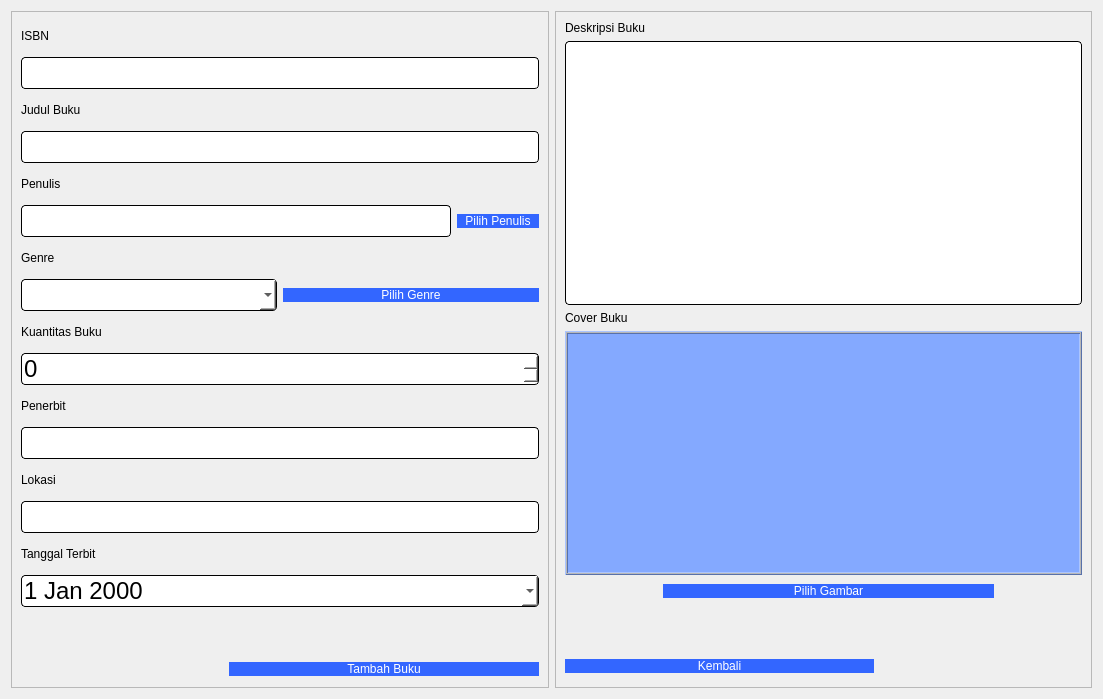
<?xml version="1.0" encoding="UTF-8"?>
<ui version="4.0">
 <class>addBook</class>
 <widget class="QDialog" name="addBook">
  <property name="geometry">
   <rect>
    <x>0</x>
    <y>0</y>
    <width>1103</width>
    <height>699</height>
   </rect>
  </property>
  <property name="windowTitle">
   <string>Dialog</string>
  </property>
  <layout class="QHBoxLayout" name="horizontalLayout_5">
   <item>
    <widget class="QFrame" name="frame">
     <property name="frameShape">
      <enum>QFrame::StyledPanel</enum>
     </property>
     <property name="frameShadow">
      <enum>QFrame::Raised</enum>
     </property>
     <layout class="QVBoxLayout" name="verticalLayout_3">
      <item>
       <widget class="QLabel" name="label">
        <property name="styleSheet">
         <string notr="true">font: 10pt &quot;Comic Sans MS&quot;;
color: rgb(0, 0, 0);</string>
        </property>
        <property name="text">
         <string>ISBN</string>
        </property>
       </widget>
      </item>
      <item>
       <widget class="QLineEdit" name="ISBN">
        <property name="styleSheet">
         <string notr="true">QLineEdit{
	background-color: rgb(255, 255, 255);
	 border: 1px  solid;
     border-radius: 4px;
	font: 24px
}</string>
        </property>
       </widget>
      </item>
      <item>
       <widget class="QLabel" name="label_2">
        <property name="styleSheet">
         <string notr="true">font: 10pt &quot;Comic Sans MS&quot;;
color: rgb(0, 0, 0);</string>
        </property>
        <property name="text">
         <string>Judul Buku</string>
        </property>
       </widget>
      </item>
      <item>
       <widget class="QLineEdit" name="Name">
        <property name="enabled">
         <bool>true</bool>
        </property>
        <property name="styleSheet">
         <string notr="true">QLineEdit{
	background-color: rgb(255, 255, 255);
	 border: 1px  solid;
     border-radius: 4px;
	font: 24px
}</string>
        </property>
       </widget>
      </item>
      <item>
       <widget class="QLabel" name="label_3">
        <property name="styleSheet">
         <string notr="true">font: 10pt &quot;Comic Sans MS&quot;;
color: rgb(0, 0, 0);</string>
        </property>
        <property name="text">
         <string>Penulis</string>
        </property>
       </widget>
      </item>
      <item>
       <layout class="QHBoxLayout" name="horizontalLayout_3">
        <item>
         <widget class="QLineEdit" name="author">
          <property name="enabled">
           <bool>false</bool>
          </property>
          <property name="styleSheet">
           <string notr="true">QLineEdit{
	background-color: rgb(255, 255, 255);
	 border: 1px  solid;
     border-radius: 4px;
	font: 24px
}</string>
          </property>
         </widget>
        </item>
        <item>
         <widget class="QPushButton" name="chooseAuthBtn">
          <property name="styleSheet">
           <string notr="true">QPushButton{
color: rgb(255, 255, 255);
font: 10pt &quot;Comic Sans MS&quot;;
border-radius:8px;
padding : 0 8px;
background: #3366FF;
border -radius:10px;
}
QPushButton:hover:!pressed

{
background:#4f85e2;
}
QToolButton
{

border-radius:10px;
bacground:red;
color:red;
}

QPushButton:pressed
{
              font-size: 19px;
              transition: 0.9s; 
}</string>
          </property>
          <property name="text">
           <string>Pilih Penulis</string>
          </property>
         </widget>
        </item>
       </layout>
      </item>
      <item>
       <widget class="QLabel" name="label_4">
        <property name="styleSheet">
         <string notr="true">font: 10pt &quot;Comic Sans MS&quot;;
color: rgb(0, 0, 0);</string>
        </property>
        <property name="text">
         <string>Genre</string>
        </property>
       </widget>
      </item>
      <item>
       <layout class="QHBoxLayout" name="horizontalLayout_4">
        <item>
         <widget class="QComboBox" name="Genre">
          <property name="enabled">
           <bool>true</bool>
          </property>
          <property name="styleSheet">
           <string notr="true">QComboBox{
	background-color: rgb(255, 255, 255);
	 border: 1px  solid;
     border-radius: 4px;
	font: 24px
}</string>
          </property>
         </widget>
        </item>
        <item>
         <widget class="QPushButton" name="chooseGenreBtn">
          <property name="styleSheet">
           <string notr="true">QPushButton{
color: rgb(255, 255, 255);
font: 10pt &quot;Comic Sans MS&quot;;
border-radius:8px;
padding : 0 8px;
background: #3366FF;
border -radius:10px;
}
QPushButton:hover:!pressed

{
background:#4f85e2;
}
QToolButton
{

border-radius:10px;
bacground:red;
color:red;
}

QPushButton:pressed
{
              font-size: 19px;
              transition: 0.9s; 
}</string>
          </property>
          <property name="text">
           <string>Pilih Genre</string>
          </property>
         </widget>
        </item>
       </layout>
      </item>
      <item>
       <widget class="QLabel" name="label_5">
        <property name="styleSheet">
         <string notr="true">font: 10pt &quot;Comic Sans MS&quot;;
color: rgb(0, 0, 0);</string>
        </property>
        <property name="text">
         <string>Kuantitas Buku</string>
        </property>
       </widget>
      </item>
      <item>
       <widget class="QSpinBox" name="quantity">
        <property name="styleSheet">
         <string notr="true">QSpinBox{
	background-color: rgb(255, 255, 255);
	 border: 1px  solid;
     border-radius: 4px;
	font: 24px
}</string>
        </property>
       </widget>
      </item>
      <item>
       <widget class="QLabel" name="label_6">
        <property name="styleSheet">
         <string notr="true">font: 10pt &quot;Comic Sans MS&quot;;
color: rgb(0, 0, 0);</string>
        </property>
        <property name="text">
         <string>Penerbit</string>
        </property>
       </widget>
      </item>
      <item>
       <widget class="QLineEdit" name="publisher">
        <property name="styleSheet">
         <string notr="true">QLineEdit{
	background-color: rgb(255, 255, 255);
	 border: 1px  solid;
     border-radius: 4px;
	font: 24px
}</string>
        </property>
       </widget>
      </item>
      <item>
       <widget class="QLabel" name="label_7">
        <property name="styleSheet">
         <string notr="true">font: 10pt &quot;Comic Sans MS&quot;;
color: rgb(0, 0, 0);</string>
        </property>
        <property name="text">
         <string>Lokasi</string>
        </property>
       </widget>
      </item>
      <item>
       <widget class="QLineEdit" name="location">
        <property name="styleSheet">
         <string notr="true">QLineEdit{
	background-color: rgb(255, 255, 255);
	 border: 1px  solid;
     border-radius: 4px;
	font: 24px
}</string>
        </property>
       </widget>
      </item>
      <item>
       <widget class="QLabel" name="label_8">
        <property name="styleSheet">
         <string notr="true">font: 10pt &quot;Comic Sans MS&quot;;
color: rgb(0, 0, 0);</string>
        </property>
        <property name="text">
         <string>Tanggal Terbit</string>
        </property>
       </widget>
      </item>
      <item>
       <widget class="QDateEdit" name="date">
        <property name="styleSheet">
         <string notr="true">QDateEdit{
	background-color: rgb(255, 255, 255);
	 border: 1px  solid;
     border-radius: 4px;
	font: 24px
}</string>
        </property>
        <property name="calendarPopup">
         <bool>true</bool>
        </property>
       </widget>
      </item>
      <item>
       <spacer name="verticalSpacer_2">
        <property name="orientation">
         <enum>Qt::Vertical</enum>
        </property>
        <property name="sizeType">
         <enum>QSizePolicy::Fixed</enum>
        </property>
        <property name="sizeHint" stdset="0">
         <size>
          <width>20</width>
          <height>48</height>
         </size>
        </property>
       </spacer>
      </item>
      <item>
       <layout class="QHBoxLayout" name="horizontalLayout">
        <item>
         <spacer name="horizontalSpacer">
          <property name="orientation">
           <enum>Qt::Horizontal</enum>
          </property>
          <property name="sizeType">
           <enum>QSizePolicy::Fixed</enum>
          </property>
          <property name="sizeHint" stdset="0">
           <size>
            <width>208</width>
            <height>17</height>
           </size>
          </property>
         </spacer>
        </item>
        <item>
         <widget class="QPushButton" name="addBookBtn">
          <property name="styleSheet">
           <string notr="true">QPushButton{
color: rgb(255, 255, 255);
font: 10pt &quot;Comic Sans MS&quot;;
border-radius:8px;
padding : 0 8px;
background: #3366FF;
border -radius:10px;
}
QPushButton:hover:!pressed

{
background:#4f85e2;
}
QToolButton
{

border-radius:10px;
bacground:red;
color:red;
}

QPushButton:pressed
{
              font-size: 19px;
              transition: 0.9s; 
}</string>
          </property>
          <property name="text">
           <string>Tambah Buku</string>
          </property>
         </widget>
        </item>
       </layout>
      </item>
     </layout>
    </widget>
   </item>
   <item>
    <widget class="QFrame" name="frame_2">
     <property name="frameShape">
      <enum>QFrame::StyledPanel</enum>
     </property>
     <property name="frameShadow">
      <enum>QFrame::Raised</enum>
     </property>
     <layout class="QVBoxLayout" name="verticalLayout_2">
      <item>
       <widget class="QLabel" name="label_9">
        <property name="styleSheet">
         <string notr="true">font: 10pt &quot;Comic Sans MS&quot;;
color: rgb(0, 0, 0);</string>
        </property>
        <property name="text">
         <string>Deskripsi Buku</string>
        </property>
       </widget>
      </item>
      <item>
       <widget class="QTextEdit" name="description">
        <property name="styleSheet">
         <string notr="true">QTextEdit{
	background-color: rgb(255, 255, 255);
	 border: 1px  solid;
     border-radius: 4px;
	font: 24px
}</string>
        </property>
       </widget>
      </item>
      <item>
       <layout class="QVBoxLayout" name="verticalLayout">
        <item>
         <widget class="QLabel" name="label_11">
          <property name="styleSheet">
           <string notr="true">font: 10pt &quot;Comic Sans MS&quot;;
color: rgb(0, 0, 0);</string>
          </property>
          <property name="text">
           <string>Cover Buku</string>
          </property>
         </widget>
        </item>
        <item>
         <widget class="QLabel" name="coverLabel">
          <property name="sizePolicy">
           <sizepolicy hsizetype="Expanding" vsizetype="Expanding">
            <horstretch>0</horstretch>
            <verstretch>0</verstretch>
           </sizepolicy>
          </property>
          <property name="focusPolicy">
           <enum>Qt::StrongFocus</enum>
          </property>
          <property name="styleSheet">
           <string notr="true">background-color: #84A9FF;
border-color: rgb(0, 0, 0);</string>
          </property>
          <property name="frameShape">
           <enum>QFrame::Box</enum>
          </property>
          <property name="frameShadow">
           <enum>QFrame::Raised</enum>
          </property>
          <property name="midLineWidth">
           <number>1</number>
          </property>
          <property name="text">
           <string/>
          </property>
         </widget>
        </item>
       </layout>
      </item>
      <item>
       <layout class="QHBoxLayout" name="horizontalLayout_6">
        <item>
         <spacer name="horizontalSpacer_3">
          <property name="orientation">
           <enum>Qt::Horizontal</enum>
          </property>
          <property name="sizeType">
           <enum>QSizePolicy::Fixed</enum>
          </property>
          <property name="sizeHint" stdset="0">
           <size>
            <width>98</width>
            <height>20</height>
           </size>
          </property>
         </spacer>
        </item>
        <item>
         <widget class="QPushButton" name="selectImgBtn">
          <property name="styleSheet">
           <string notr="true">QPushButton{
color: rgb(255, 255, 255);
font: 10pt &quot;Comic Sans MS&quot;;
border-radius:8px;
padding : 0 8px;
background: #3366FF;
border -radius:10px;
}
QPushButton:hover:!pressed

{
background:#4f85e2;
}
QToolButton
{

border-radius:10px;
bacground:red;
color:red;
}

QPushButton:pressed
{
              font-size: 19px;
              transition: 0.9s; 
}</string>
          </property>
          <property name="text">
           <string>Pilih Gambar</string>
          </property>
         </widget>
        </item>
        <item>
         <spacer name="horizontalSpacer_4">
          <property name="orientation">
           <enum>Qt::Horizontal</enum>
          </property>
          <property name="sizeType">
           <enum>QSizePolicy::Fixed</enum>
          </property>
          <property name="sizeHint" stdset="0">
           <size>
            <width>88</width>
            <height>20</height>
           </size>
          </property>
         </spacer>
        </item>
       </layout>
      </item>
      <item>
       <spacer name="verticalSpacer">
        <property name="orientation">
         <enum>Qt::Vertical</enum>
        </property>
        <property name="sizeType">
         <enum>QSizePolicy::Fixed</enum>
        </property>
        <property name="sizeHint" stdset="0">
         <size>
          <width>20</width>
          <height>48</height>
         </size>
        </property>
       </spacer>
      </item>
      <item>
       <layout class="QHBoxLayout" name="horizontalLayout_2">
        <item>
         <widget class="QPushButton" name="cancelBtn">
          <property name="styleSheet">
           <string notr="true">QPushButton{
color: rgb(255, 255, 255);
font: 10pt &quot;Comic Sans MS&quot;;
border-radius:8px;
padding : 0 8px;
background: #3366FF;
border -radius:10px;
}
QPushButton:hover:!pressed

{
background:#4f85e2;
}
QToolButton
{

border-radius:10px;
bacground:red;
color:red;
}

QPushButton:pressed
{
              font-size: 19px;
              transition: 0.9s; 
}</string>
          </property>
          <property name="text">
           <string>Kembali</string>
          </property>
         </widget>
        </item>
        <item>
         <spacer name="horizontalSpacer_2">
          <property name="orientation">
           <enum>Qt::Horizontal</enum>
          </property>
          <property name="sizeType">
           <enum>QSizePolicy::Fixed</enum>
          </property>
          <property name="sizeHint" stdset="0">
           <size>
            <width>208</width>
            <height>23</height>
           </size>
          </property>
         </spacer>
        </item>
       </layout>
      </item>
     </layout>
    </widget>
   </item>
  </layout>
 </widget>
 <resources/>
 <connections/>
</ui>
